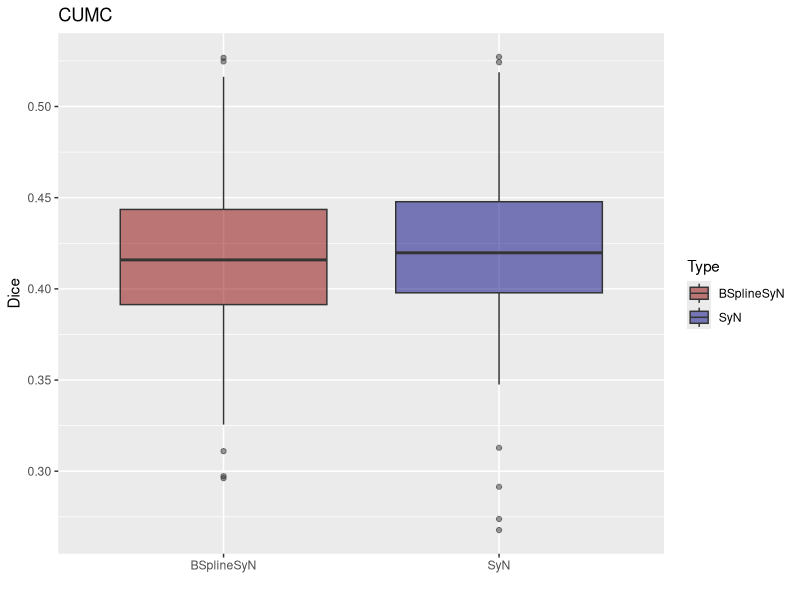
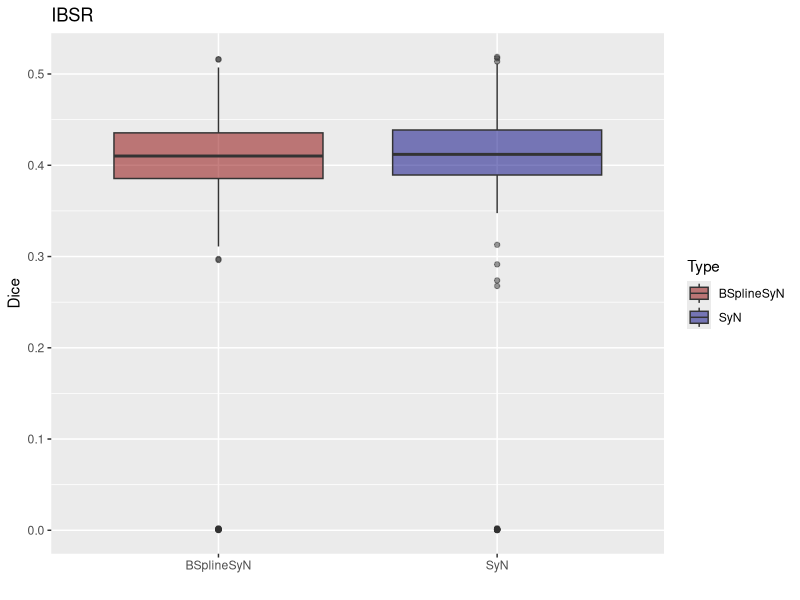
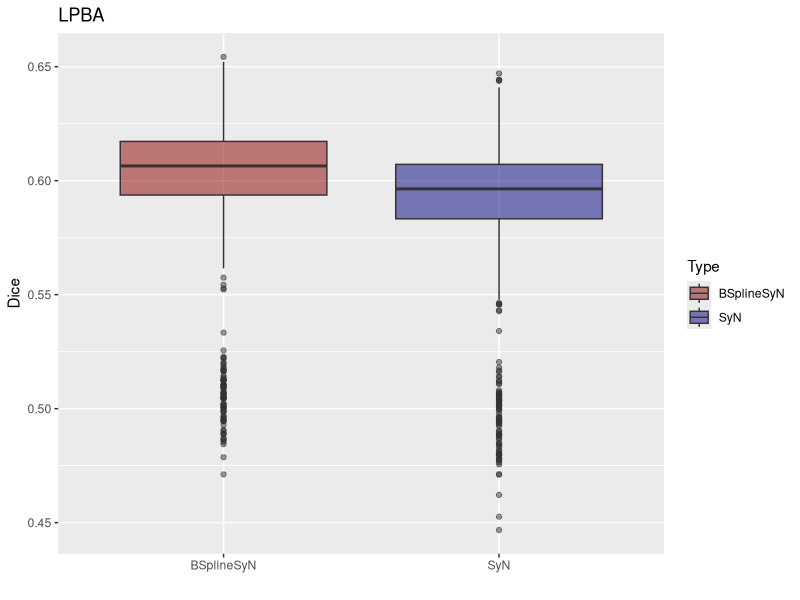
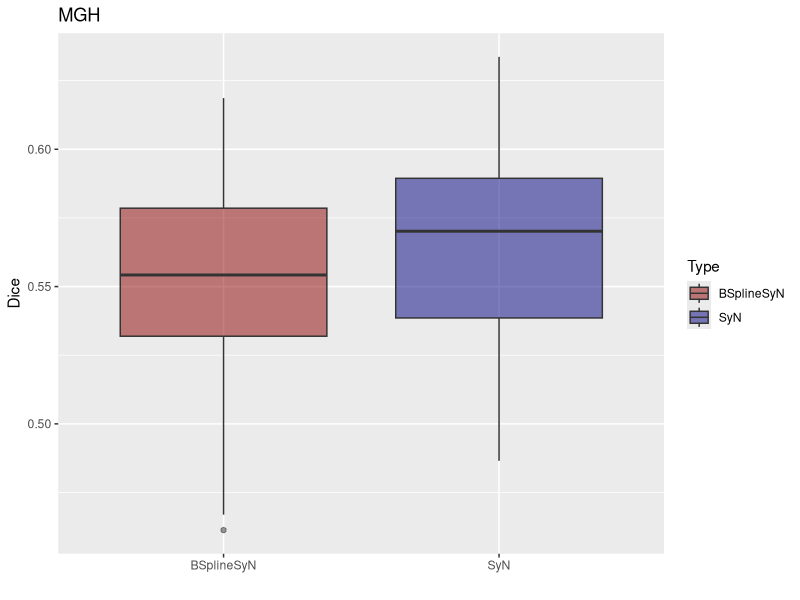
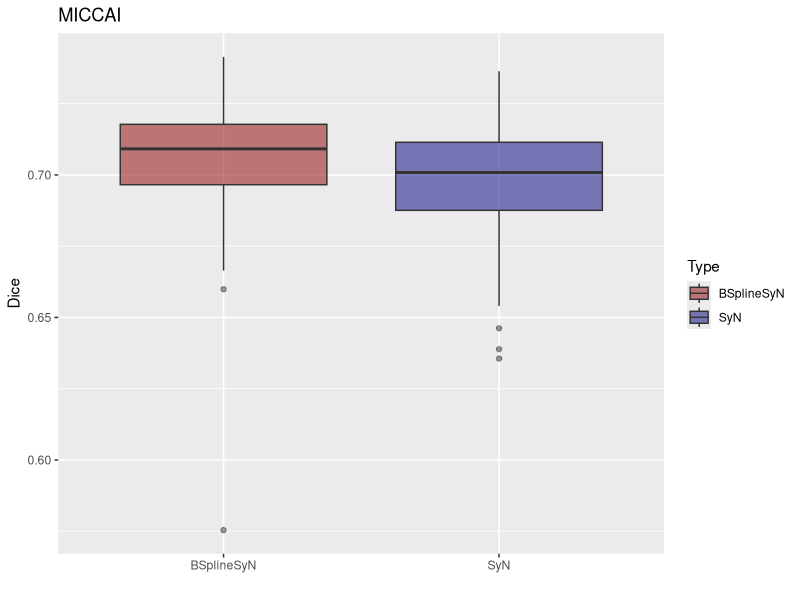

Here is the R script that generated these plots, in order: (Note: a time limit stopped this script after it produced the figures.)
library( ggplot2 )

stats <- list()
volumes <- list()

cohortNames <- c( 'CUMC', 'IBSR', 'LPBA', 'MGH', 'MICCAI' )

stats[[1]] <- read.csv( "OverlapMeasures/overlapMeasuresCUMC.csv" )
volumes[[1]] <- read.csv( "OverlapMeasures/labelVolumesCUMC.csv" )
stats[[2]] <- read.csv( "OverlapMeasures/overlapMeasuresIBSR.csv" )
volumes[[2]] <- read.csv( "OverlapMeasures/labelVolumesIBSR.csv" )
stats[[3]] <- read.csv( "OverlapMeasures/overlapMeasuresLPBA.csv" )
volumes[[3]] <- read.csv( "OverlapMeasures/labelVolumesLPBA.csv" )
stats[[4]] <- read.csv( "OverlapMeasures/overlapMeasuresMGH.csv" )
volumes[[4]] <- read.csv( "OverlapMeasures/labelVolumesMGH.csv" )
stats[[5]] <- read.csv( "OverlapMeasures/overlapMeasuresMICCAI.csv" )
volumes[[5]] <- read.csv( "OverlapMeasures/labelVolumesMICCAI.csv" )


#
# Render box plots (syn vs. bsyn) for each of the 5 cohorts
#

for( i in 1:length( cohortNames ) )
  {
  diceSyN <- stats[[i]]$AllLabels[stats[[i]]$Regularization == 'syn']
  diceBSplineSyN <- stats[[i]]$AllLabels[stats[[i]]$Regularization == 'bsyn']

  plotLabels <- c( rep.int( "SyN", length( diceSyN ) ), rep.int( "BSplineSyN", length( diceBSplineSyN ) ) )

  plotData <- data.frame( Type = plotLabels, Dice = c( diceSyN, diceBSplineSyN ) )

  myPlot <- ggplot( plotData,  aes( x = factor( Type ), y = Dice ) ) +
            geom_boxplot( aes( fill = Type ), alpha = 0.5 ) +
  										scale_fill_manual( values = c( "darkred", "navyblue" ), labels = c( "BSplineSyN", "SyN" ) ) +
            ggtitle( cohortNames[i] ) +
            scale_x_discrete( "" )

  ggsave( filename = paste0( "synComparison", cohortNames[i], ".pdf" ), plot = myPlot, width = 8, height = 5, units = 'in' )
  }


#
# Determine linear model:  dicePerLabel ~ regularization + volumesPerLabel + cohort
#

allDice <- c()
allVolumes <- c()
allRegularization <- c()
allCohorts <- c()

for( i in 1:length( cohortNames ) )
  {
  cat( "\nProcessing ", cohortNames[i], ".\n", sep = "" )

  for( j in 1:nrow( volumes[[i]] ) )
    {
    currentSyNDice <- stats[[i]][2*j,]
    currentBSyNDice <- stats[[i]][2*j-1,]
    currentVolume <- volumes[[i]][j,]

    indices <- which( currentVolume > 0 )

    allRegularization <- append( allRegularization, c( rep.int( 'SyN', length( indices ) ), rep.int( 'BSplineSyN', length( indices ) ) ) )
    allDice <- append( allDice, c( currentSyNDice[2+indices], currentBSyNDice[2+indices] ) )
    allVolumes <- append( allVolumes, c( currentVolume[indices], currentVolume[indices] ) )
    allCohorts <- append( allCohorts, rep.int( cohortNames[i], 2 * length( indices ) ) )
    }
  }


indices <- 1:length( allDice )
sampleIndices <- sample( indices, size = 50000, replace = FALSE )

myDiceDF <- data.frame( Dice = as.numeric( allDice[sampleIndices] ),
                        Regularization = allRegularization[sampleIndices],
                        Volumes = as.numeric( allVolumes[sampleIndices] ),
                        Cohorts = allCohorts[sampleIndices] )
myDiceLM <- lm( Dice ~ Regularization + Volumes + Cohorts, data = myDiceDF )
summary( myDiceLM )
